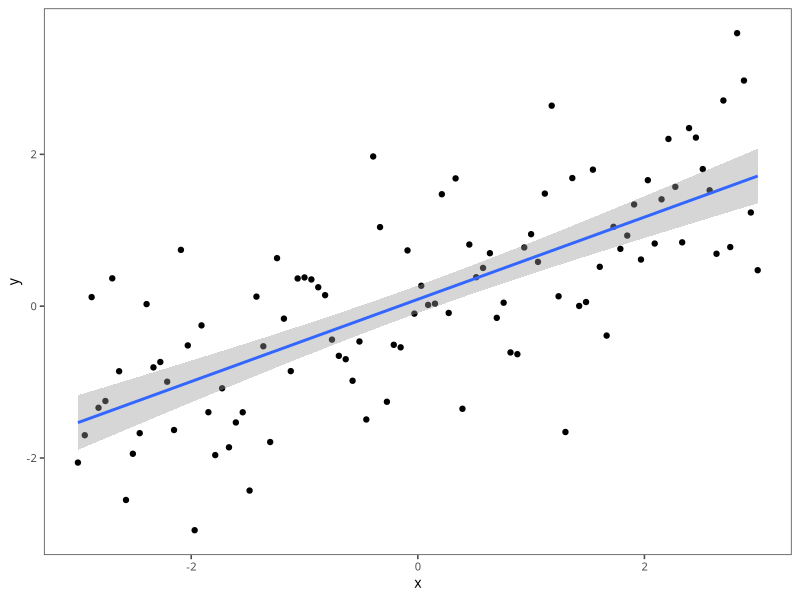

This chart was generated by the following R code:
## ---- chunk 1
#| echo: FALSE
library(tidyverse)
library(ggthemes)
mystyle <- list (#  ggplotのテーマ
  theme_few(), # ggthemesパッケージ
  theme(
    text = element_text(
      size=10,  #  フォントサイズ
      family = "HiraKakuProN-W3" # ヒラギノフォント
    )
  )
)
set.seed(123)
## ---- chunk 2
#| echo: FALSE

x <- seq(-3, 3, length.out = 100)
y <- 0.5 * x + rnorm(100, 0, 1)
df <- data.frame(x, y)
ggplot(df, aes(x, y)) + geom_point() + geom_smooth(method = "lm") + mystyle
## ---- chunk 3
df <- read_csv("data/adv_2023.csv")
## ---- chunk 4
res <- lm(売上高 ~ lag(研究開発費) + lag(広告宣伝費), data = df)
coef(res)
